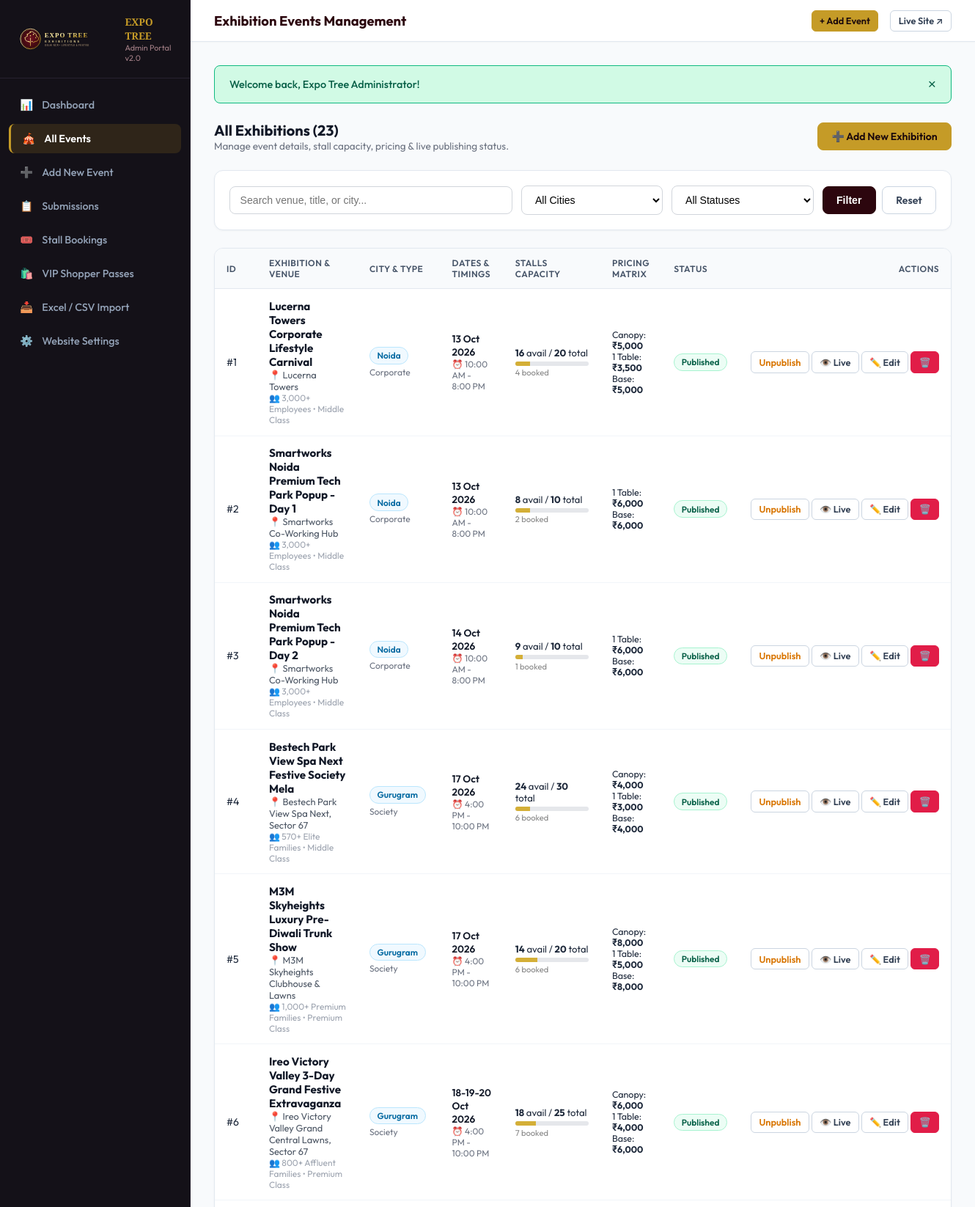
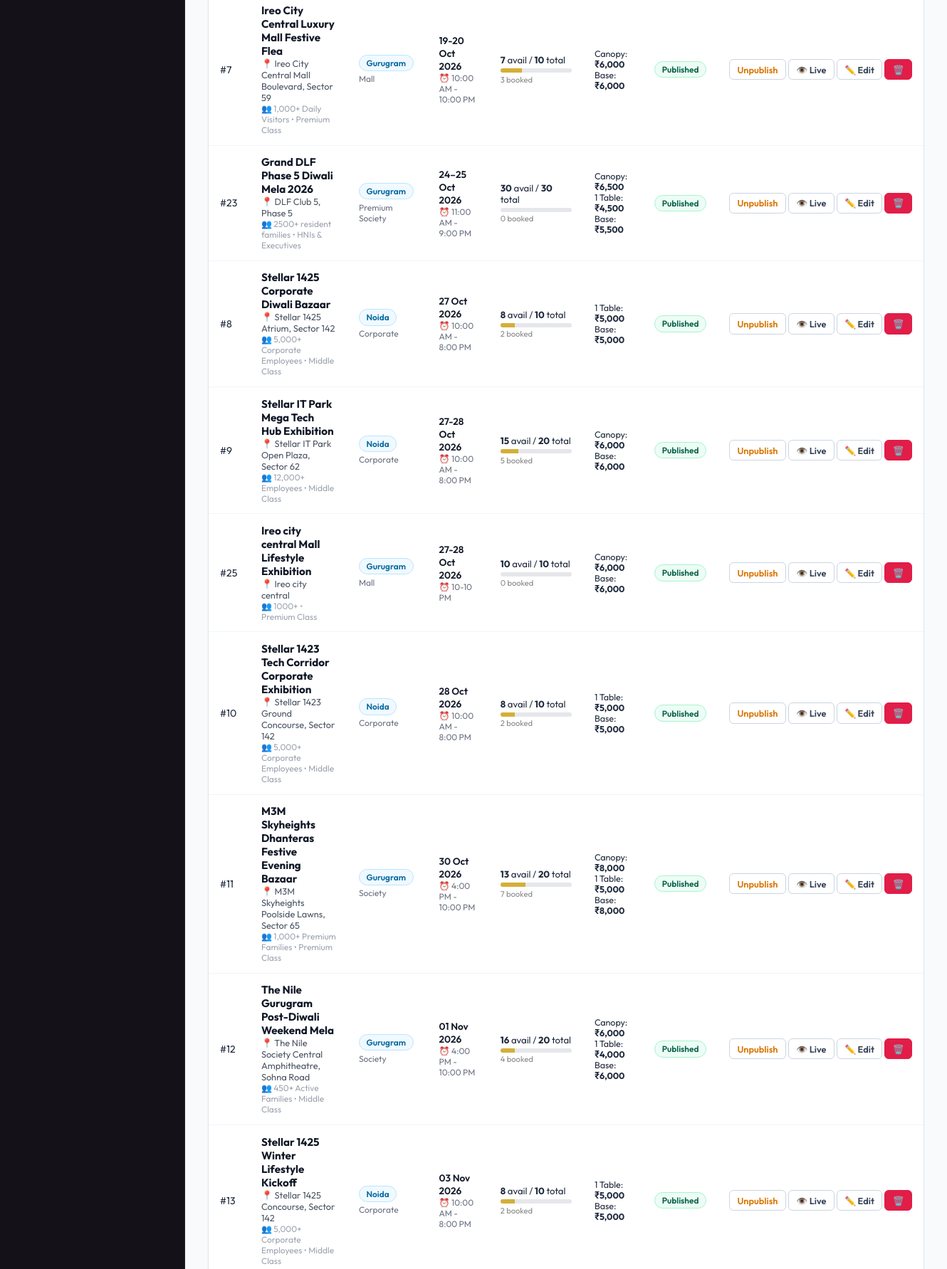
The page /admin/events.php (signed in, upper part) on the database its author committed (2 pictures, top to bottom).
### tables this page shows
CREATE TABLE `events` (
  `id` int(11) NOT NULL AUTO_INCREMENT,
  `title` varchar(255) NOT NULL,
  `slug` varchar(255) NOT NULL,
  `category` varchar(100) DEFAULT 'Lifestyle & Festive',
  `event_type` varchar(100) NOT NULL DEFAULT 'Exhibition',
  `start_date` date NOT NULL,
  `end_date` date NOT NULL,
  `date_display` varchar(100) DEFAULT NULL,
  `venue` varchar(255) NOT NULL,
  `city` varchar(100) NOT NULL,
  `state` varchar(100) NOT NULL DEFAULT 'Delhi NCR',
  `pincode` varchar(20) DEFAULT NULL,
  `address` text DEFAULT NULL,
  `location_type` varchar(50) DEFAULT 'Outdoors',
  `footfall` varchar(100) DEFAULT NULL,
  `gentry` varchar(100) DEFAULT 'Middle Class',
  `timings` varchar(100) DEFAULT '10:00 AM - 8:00 PM',
  `layout_type` varchar(100) DEFAULT 'First come first serve',
  `fan_charge` varchar(50) DEFAULT '300 RS',
  `price_shopping_canopy` decimal(10,2) DEFAULT NULL,
  `price_shopping_table1` decimal(10,2) DEFAULT NULL,
  `price_shopping_table2` decimal(10,2) DEFAULT NULL,
  `price_food_canopy` decimal(10,2) DEFAULT NULL,
  `price_food_table2` decimal(10,2) DEFAULT NULL,
  `price_promotional` varchar(100) DEFAULT '10k onwards',
  `daily_stall_price` decimal(10,2) NOT NULL DEFAULT 5000.00,
  `total_stalls` int(11) NOT NULL DEFAULT 20,
  `available_stalls` int(11) NOT NULL DEFAULT 20,
  `booked_stalls` int(11) NOT NULL DEFAULT 0,
  `stall_sizes` varchar(255) DEFAULT 'Canopy: 3x3m • Table: 6x2ft',
  `facilities` text DEFAULT NULL,
  `booking_instructions` text DEFAULT NULL,
  `terms_conditions` text DEFAULT NULL,
  `description` text DEFAULT NULL,
  `image_url` varchar(500) DEFAULT NULL,
  `banner_url` varchar(500) DEFAULT NULL,
  `venue_images_json` text DEFAULT NULL,
  `highlights` text DEFAULT NULL,
  `map_link` text DEFAULT NULL,
  `organizer_name` varchar(150) DEFAULT 'Expo Tree Exhibitions',
  `organizer_company` varchar(150) DEFAULT 'Expo Tree Events Pvt Ltd',
  `organizer_phone` varchar(30) DEFAULT '9811175057',
  `organizer_whatsapp` varchar(30) DEFAULT '9811175057',
  `organizer_email` varchar(150) DEFAULT 'expotreeexhibitions@gmail.com',
  `organizer_website` varchar(255) DEFAULT NULL,
  `status` enum('draft','pending','approved','published','unpublished','rejected','active','inactive','archived') NOT NULL DEFAULT 'published',
  `is_featured` tinyint(1) NOT NULL DEFAULT 0,
  `source` enum('admin','organizer_submission') NOT NULL DEFAULT 'admin',
  `rejection_reason` text DEFAULT NULL,
  `created_at` timestamp NOT NULL DEFAULT current_timestamp(),
  `updated_at` timestamp NOT NULL DEFAULT current_timestamp() ON UPDATE current_timestamp(),
  PRIMARY KEY (`id`),
  UNIQUE KEY `slug` (`slug`),
  KEY `idx_slug` (`slug`),
  KEY `idx_dates` (`start_date`,`end_date`),
  KEY `idx_city` (`city`),
  KEY `idx_type` (`event_type`),
  KEY `idx_status` (`status`)
);

### includes/functions.php (called while the page is built, shortened)
<?php
function e($value) {
    return htmlspecialchars((string)($value ?? ''), ENT_QUOTES, 'UTF-8');
}
function sanitize($value) {
    return trim(strip_tags((string)$value));
}
function csrf_token() {
    return $_SESSION['csrf_token'];
}

### admin/events.php (the view, shortened to what this page needs)
<?php
require_once __DIR__ . '/../includes/db.php';
require_once __DIR__ . '/../includes/functions.php';
$cityFilter = sanitize($_GET['city'] ?? 'all');
$statusFilter = sanitize($_GET['status'] ?? 'all');
$search = sanitize($_GET['q'] ?? '');
$sql = "SELECT * FROM events WHERE 1=1";
$params = [];
$sql .= " ORDER BY start_date ASC";
$stmt = $pdo->prepare($sql);
$stmt->execute($params);
$events = $stmt->fetchAll();
require_once __DIR__ . '/includes/admin-header.php';
?>
<div style="display: flex; justify-content: space-between; align-items: center; margin-bottom: 1.5rem; flex-wrap: wrap; gap: 1rem;">
  <div>
    <h3 style="font-size: 1.25rem; font-weight: 700; color: #111827;">All Exhibitions (<?= count($events) ?>)</h3>
    <p style="font-size: 0.85rem; color: #6b7280;">Manage event details, stall capacity, pricing &amp; live publishing status.</p>
  </div>
  <a href="<?= BASE_URL ?>/admin/event-add.php" class="admin-btn admin-btn-gold">
    <span>➕ Add New Exhibition</span>
  </a>
</div>
<div class="admin-card" style="margin-bottom: 1.5rem; padding: 1.25rem;">
  <form method="GET" action="events.php" style="display: grid; grid-template-columns: 2fr 1fr 1fr auto; gap: 0.75rem; align-items: center;">
    <div>
      <input type="text" name="q" value="<?= e($search) ?>" placeholder="Search venue, title, or city..."
             style="width: 100%; padding: 0.65rem 0.85rem; border: 1px solid #d1d5db; border-radius: 8px; font-size: 0.88rem;" />
    </div>
    <div>
      <select name="city" style="width: 100%; padding: 0.65rem 0.85rem; border: 1px solid #d1d5db; border-radius: 8px; font-size: 0.88rem; background: #fff;">
        <option value="all" <?= $cityFilter === 'all' ? 'selected' : '' ?>>All Cities</option>
      </select>
    </div>
    <div>
      <select name="status" style="width: 100%; padding: 0.65rem 0.85rem; border: 1px solid #d1d5db; border-radius: 8px; font-size: 0.88rem; background: #fff;">
        <option value="all" <?= $statusFilter === 'all' ? 'selected' : '' ?>>All Statuses</option>
      </select>
    </div>
    <div style="display: flex; gap: 0.5rem;">
      <button type="submit" class="admin-btn admin-btn-burgundy">Filter</button>
      <a href="events.php" class="admin-btn admin-btn-outline" title="Clear Filters">Reset</a>
    </div>
  </form>
</div>
<div class="admin-card">
  <div style="overflow-x: auto;">
    <table class="admin-table">
      <thead>
        <tr>
          <th>ID</th>
          <th>Exhibition &amp; Venue</th>
          <th>City &amp; Type</th>
          <th>Dates &amp; Timings</th>
          <th>Stalls Capacity</th>
          <th>Pricing Matrix</th>
          <th>Status</th>
          <th style="text-align: right;">Actions</th>
        </tr>
      </thead>
      <tbody>
        <?php if (empty($events)): ?>
          <tr><td colspan="8" style="text-align: center; color: #888; padding: 2.5rem;">No exhibitions match your search criteria.</td></tr>
        <?php else: ?>
          <?php foreach ($events as $ev): ?>
            <tr>
              <td>#<?= $ev['id'] ?></td>
              <td>
                <div style="font-weight: 700; color: #111827; font-size: 0.95rem;"><?= e($ev['title']) ?></div>
                <div style="font-size: 0.8rem; color: #4b5563;">📍 <?= e($ev['venue']) ?></div>
                <div style="font-size: 0.75rem; color: #9ca3af;">👥 <?= e($ev['footfall']) ?> • <?= e($ev['gentry']) ?></div>
              </td>
              <td>
                <span class="badge badge-info"><?= e($ev['city']) ?></span>
                <div style="font-size: 0.75rem; color: #6b7280; margin-top: 0.2rem;"><?= e($ev['event_type']) ?></div>
              </td>
              <td>
                <div style="font-weight: 600; font-size: 0.85rem; color: #111827;"><?= e($ev['date_display'] ?? formatDateRange($ev['start_date'], $ev['end_date'])) ?></div>
                <div style="font-size: 0.75rem; color: #6b7280;">⏰ <?= e($ev['timings']) ?></div>
              </td>
              <td>
                <div style="font-size: 0.82rem; margin-bottom: 0.25rem;">
                  <strong><?= $ev['available_stalls'] ?></strong> avail / <strong><?= $ev['total_stalls'] ?></strong> total
                </div>
                <div style="width: 100px; height: 6px; background: #e5e7eb; border-radius: 3px; overflow: hidden;">
                  <?php $pct = $ev['total_stalls'] > 0 ? ($ev['booked_stalls'] / $ev['total_stalls']) * 100 : 0; ?>
                  <div style="width: <?= min(100, $pct) ?>%; height: 100%; background: #D4AF37;"></div>
                </div>
                <div style="font-size: 0.7rem; color: #888; margin-top: 0.15rem;"><?= $ev['booked_stalls'] ?> booked</div>
              </td>
              <td>
                <div style="font-size: 0.78rem;">
                  <?php if (!empty($ev['price_shopping_canopy'])): ?>Canopy: <strong>₹<?= number_format($ev['price_shopping_canopy'], 0) ?></strong><br><?php endif; ?>
                  <?php if (!empty($ev['price_shopping_table1'])): ?>1 Table: <strong>₹<?= number_format($ev['price_shopping_table1'], 0) ?></strong><br><?php endif; ?>
                  Base: <strong>₹<?= number_format($ev['daily_stall_price'], 0) ?></strong>
                </div>
              </td>
              <td>
                <?php
                $st = $ev['status'];
                $badgeClass = 'badge-info';
                $badgeText = ucfirst($st);
                if (in_array($st, ['published', 'active'])) {
                    $badgeClass = 'badge-success';
                    $badgeText = ($st === 'published') ? 'Published' : 'Active';
                } elseif ($st === 'pending') {
                    $badgeClass = 'badge-warning';
                    $badgeText = 'Pending Review';
                } elseif ($st === 'draft') {
                    $badgeClass = 'badge-info';
                    $badgeText = 'Draft';
                } elseif (in_array($st, ['unpublished', 'inactive'])) {
                    $badgeClass = 'badge-danger';
                    $badgeText = 'Unpublished';
                } elseif ($st === 'rejected') {
                    $badgeClass = 'badge-danger';
                    $badgeText = 'Rejected';
                }
                ?>
                <span class="badge <?= $badgeClass ?>"><?= $badgeText ?></span>
              </td>
              <td style="text-align: right; white-space: nowrap;">
                <?php if ($ev['status'] === 'pending'): ?>
                  <a href="<?= BASE_URL ?>/admin/event-actions.php?action=approve&id=<?= $ev['id'] ?>&csrf_token=<?= csrf_token() ?>" class="admin-btn admin-btn-gold admin-btn-sm" title="Approve &amp; Publish">
                    ✓ Approve
                  </a>
                <?php elseif (in_array($ev['status'], ['published', 'active'])): ?>
                  <a href="<?= BASE_URL ?>/admin/event-actions.php?action=unpublish&id=<?= $ev['id'] ?>&csrf_token=<?= csrf_token() ?>" class="admin-btn admin-btn-outline admin-btn-sm" style="color: #d97706;" title="Unpublish">
                    Unpublish
                  </a>
                <?php else: ?>
                  <a href="<?= BASE_URL ?>/admin/event-actions.php?action=publish&id=<?= $ev['id'] ?>&csrf_token=<?= csrf_token() ?>" class="admin-btn admin-btn-outline admin-btn-sm" style="color: #059669;" title="Publish Live">
                    Publish
                  </a>
                <?php endif; ?>
                <a href="<?= BASE_URL ?>/event.php?id=<?= $ev['id'] ?>" target="_blank" class="admin-btn admin-btn-outline admin-btn-sm" title="View live page">
                  👁️ Live
                </a>
                <a href="<?= BASE_URL ?>/admin/event-edit.php?id=<?= $ev['id'] ?>" class="admin-btn admin-btn-outline admin-btn-sm" title="Edit">
                  ✏️ Edit
                </a>
                <a href="<?= BASE_URL ?>/admin/event-actions.php?action=delete&id=<?= $ev['id'] ?>&csrf_token=<?= csrf_token() ?>"
                   onclick="return confirm('Are you sure you want to delete this exhibition: <?= addslashes($ev['title']) ?>?');"
                   class="admin-btn admin-btn-danger admin-btn-sm" title="Delete">
                  🗑️
                </a>
              </td>
            </tr>
          <?php endforeach; ?>
        <?php endif; ?>
      </tbody>
    </table>
  </div>
</div>
<?php require_once __DIR__ . '/includes/admin-footer.php'; ?>

### admin/includes/admin-header.php (style rules this page uses)
:root { --admin-bg: #f8fafc; --admin-sidebar-bg: #141118; --admin-card-bg: #ffffff; --admin-gold: #c59b27; --admin-gold-hover: #b0881e; --admin-burgundy: #2c060e; --admin-border: #e2e8f0; --admin-text-dark: #0f172a; --admin-text-muted: #64748b; }
* { box-sizing: border-box; margin: 0; padding: 0; }
body { font-family: 'Outfit', -apple-system, BlinkMacSystemFont, 'Segoe UI', Roboto, sans-serif; background: var(--admin-bg); color: var(--admin-text-dark); min-height: 100vh; display: flex; }
.admin-btn { display: inline-flex; align-items: center; gap: 0.4rem; padding: 0.55rem 1.15rem; border-radius: 8px; font-size: 0.88rem; font-weight: 600; text-decoration: none; cursor: pointer; border: 1px solid transparent; transition: all 0.2s; }
.admin-btn-gold { background: var(--admin-gold); color: #1a080c; border-color: var(--admin-gold); }
.admin-btn-burgundy { background: var(--admin-burgundy); color: #ffffff; border-color: var(--admin-burgundy); }
.admin-btn-outline { background: #ffffff; border: 1px solid #cbd5e1; color: #334155; }
.admin-btn-danger { background: #e11d48; color: #ffffff; border-color: #e11d48; }
.admin-btn-sm { padding: 0.35rem 0.65rem; font-size: 0.8rem; border-radius: 6px; }
.admin-card { background: #ffffff; border-radius: 12px; border: 1px solid var(--admin-border); box-shadow: 0 1px 3px 0 rgba(0, 0, 0, 0.04); margin-bottom: 2rem; overflow: hidden; }
.admin-table { width: 100%; border-collapse: collapse; font-size: 0.88rem; text-align: left; }
.admin-table th { background: #f8fafc; padding: 0.75rem 1rem; font-weight: 600; color: #475569; border-bottom: 1px solid var(--admin-border); text-transform: uppercase; font-size: 0.75rem; letter-spacing: 0.04em; }
.admin-table td { padding: 0.85rem 1rem; border-bottom: 1px solid #f1f5f9; vertical-align: middle; color: #1e293b; }
.badge { display: inline-flex; align-items: center; gap: 0.3rem; padding: 0.2rem 0.6rem; border-radius: 9999px; font-size: 0.74rem; font-weight: 600; border: 1px solid transparent; }
.badge-success { background: #ecfdf5; color: #065f46; border-color: #a7f3d0; }
.badge-info { background: #f0f9ff; color: #0369a1; border-color: #bae6fd; }

### rows shown on the page
events: id "1", title "Lucerna Towers Corporate Lifestyle Carnival", venue "Lucerna Towers", footfall "3,000+ Employees", gentry "Middle Class", city "Noida", event_type "Corporate", date_display "13 Oct 2026", timings "10:00 AM - 8:00 PM", available_stalls "16", total_stalls "20", booked_stalls "4", price_shopping_canopy "5,000", price_shopping_table1 "3,500", daily_stall_price "5,000", status "Published"
events: id "2", title "Smartworks Noida Premium Tech Park Popup - Day 1", venue "Smartworks Co-Working Hub", footfall "3,000+ Employees", gentry "Middle Class", city "Noida", event_type "Corporate", date_display "13 Oct 2026", timings "10:00 AM - 8:00 PM", available_stalls "8", total_stalls "10", booked_stalls "2", price_shopping_table1 "6,000", daily_stall_price "6,000", status "Published"
events: id "3", title "Smartworks Noida Premium Tech Park Popup - Day 2", venue "Smartworks Co-Working Hub", footfall "3,000+ Employees", gentry "Middle Class", city "Noida", event_type "Corporate", date_display "14 Oct 2026", timings "10:00 AM - 8:00 PM", available_stalls "9", total_stalls "10", booked_stalls "1", price_shopping_table1 "6,000", daily_stall_price "6,000", status "Published"
events: id "4", title "Bestech Park View Spa Next Festive Society Mela", venue "Bestech Park View Spa Next, Sector 67", footfall "570+ Elite Families", gentry "Middle Class", city "Gurugram", event_type "Society", date_display "17 Oct 2026", timings "4:00 PM - 10:00 PM", available_stalls "24", total_stalls "30", booked_stalls "6", price_shopping_canopy "4,000", price_shopping_table1 "3,000", daily_stall_price "4,000", status "Published"
events: id "5", title "M3M Skyheights Luxury Pre-Diwali Trunk Show", venue "M3M Skyheights Clubhouse & Lawns", footfall "1,000+ Premium Families", gentry "Premium Class", city "Gurugram", event_type "Society", date_display "17 Oct 2026", timings "4:00 PM - 10:00 PM", available_stalls "14", total_stalls "20", booked_stalls "6", price_shopping_canopy "8,000", price_shopping_table1 "5,000", daily_stall_price "8,000", status "Published"
events: id "6", title "Ireo Victory Valley 3-Day Grand Festive Extravaganza", venue "Ireo Victory Valley Grand Central Lawns, Sector 67", footfall "800+ Affluent Families", gentry "Premium Class", city "Gurugram", event_type "Society", date_display "18-19-20 Oct 2026", timings "4:00 PM - 10:00 PM", available_stalls "18", total_stalls "25", booked_stalls "7", price_shopping_canopy "6,000", price_shopping_table1 "4,000", daily_stall_price "6,000", status "Published"
events: id "7", title "Ireo City Central Luxury Mall Festive Flea", venue "Ireo City Central Mall Boulevard, Sector 59", footfall "1,000+ Daily Visitors", gentry "Premium Class", city "Gurugram", event_type "Mall", date_display "19-20 Oct 2026", timings "10:00 AM - 10:00 PM", available_stalls "7", total_stalls "10", booked_stalls "3", price_shopping_canopy "6,000", daily_stall_price "6,000", status "Published"
events: id "23", title "Grand DLF Phase 5 Diwali Mela 2026", venue "DLF Club 5, Phase 5", footfall "2500+ resident families", gentry "HNIs & Executives", city "Gurugram", event_type "Premium Society", date_display "24–25 Oct 2026", timings "11:00 AM - 9:00 PM", available_stalls "30", total_stalls "30", booked_stalls "0", price_shopping_canopy "6,500", price_shopping_table1 "4,500", daily_stall_price "5,500", status "Published"
events: id "8", title "Stellar 1425 Corporate Diwali Bazaar", venue "Stellar 1425 Atrium, Sector 142", footfall "5,000+ Corporate Employees", gentry "Middle Class", city "Noida", event_type "Corporate", date_display "27 Oct 2026", timings "10:00 AM - 8:00 PM", available_stalls "8", total_stalls "10", booked_stalls "2", price_shopping_table1 "5,000", daily_stall_price "5,000", status "Published"
events: id "9", title "Stellar IT Park Mega Tech Hub Exhibition", venue "Stellar IT Park Open Plaza, Sector 62", footfall "12,000+ Employees", gentry "Middle Class", city "Noida", event_type "Corporate", date_display "27-28 Oct 2026", timings "10:00 AM - 8:00 PM", available_stalls "15", total_stalls "20", booked_stalls "5", price_shopping_canopy "6,000", daily_stall_price "6,000", status "Published"
events: id "25", title "Ireo city central Mall Lifestyle Exhibition", venue "Ireo city central", footfall "1000+", gentry "Premium Class", city "Gurugram", event_type "Mall", date_display "27-28 Oct 2026", timings "10-10 PM", available_stalls "10", total_stalls "10", booked_stalls "0", price_shopping_canopy "6,000", daily_stall_price "6,000", status "Published"
events: id "10", title "Stellar 1423 Tech Corridor Corporate Exhibition", venue "Stellar 1423 Ground Concourse, Sector 142", footfall "5,000+ Corporate Employees", gentry "Middle Class", city "Noida", event_type "Corporate", date_display "28 Oct 2026", timings "10:00 AM - 8:00 PM", available_stalls "8", total_stalls "10", booked_stalls "2", price_shopping_table1 "5,000", daily_stall_price "5,000", status "Published"
events: id "11", title "M3M Skyheights Dhanteras Festive Evening Bazaar", venue "M3M Skyheights Poolside Lawns, Sector 65", footfall "1,000+ Premium Families", gentry "Premium Class", city "Gurugram", event_type "Society", date_display "30 Oct 2026", timings "4:00 PM - 10:00 PM", available_stalls "13", total_stalls "20", booked_stalls "7", price_shopping_canopy "8,000", price_shopping_table1 "5,000", daily_stall_price "8,000", status "Published"
events: id "12", title "The Nile Gurugram Post-Diwali Weekend Mela", venue "The Nile Society Central Amphitheatre, Sohna Road", footfall "450+ Active Families", gentry "Middle Class", city "Gurugram", event_type "Society", date_display "01 Nov 2026", timings "4:00 PM - 10:00 PM", available_stalls "16", total_stalls "20", booked_stalls "4", price_shopping_canopy "6,000", price_shopping_table1 "4,000", daily_stall_price "6,000", status "Published"
events: id "13", title "Stellar 1425 Winter Lifestyle Kickoff", venue "Stellar 1425 Concourse, Sector 142", footfall "5,000+ Corporate Employees", gentry "Middle Class", city "Noida", event_type "Corporate", date_display "03 Nov 2026", timings "10:00 AM - 8:00 PM", available_stalls "8", total_stalls "10", booked_stalls "2", price_shopping_table1 "5,000", daily_stall_price "5,000", status "Published"

### other values the page prints
$adminTitle "Exhibition Events Management"
$flash['message'] "Welcome back, Expo Tree Administrator!"
count($events) "23"
